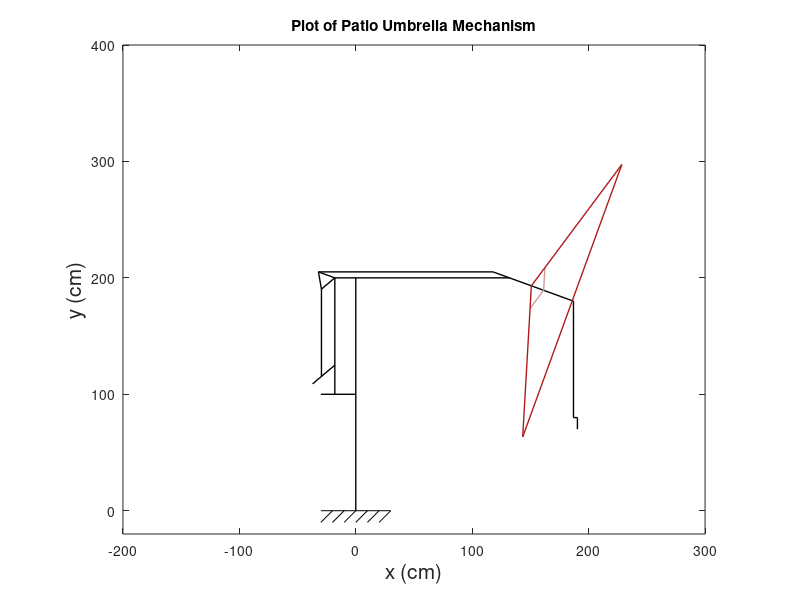
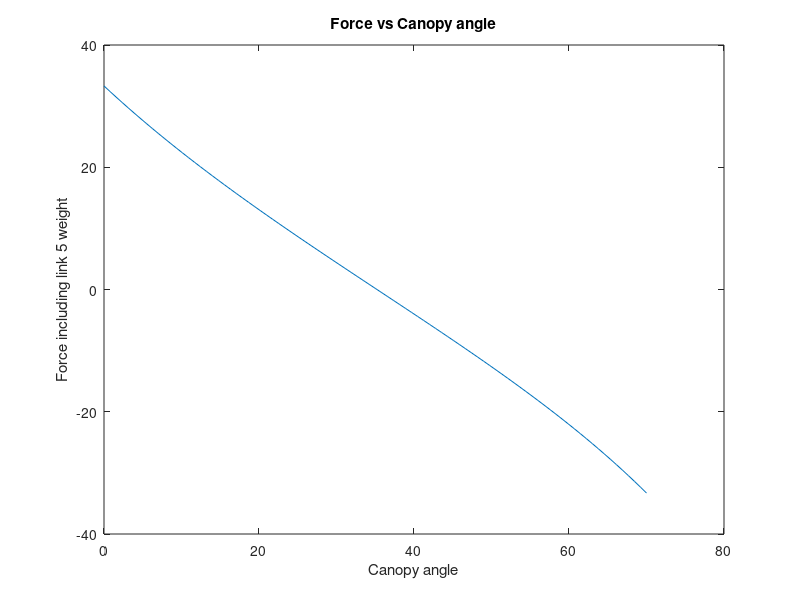

Write the MATLAB code that produced these figures, in order.
%%% MIE301 Lab 2
%%
close all;                                      % closes all figures
clear all;                                      % clears all variables from memory
clc;                                            % clears all calculations from the Matlab workspace

% Plot Parameters: these will be used to set the axis limits on the figure
xmin= -200;                                     % leftmost window edge
xmax= 300;                                      % rightmost window edge
ymin= -20;                                      % bottom window edge
ymax= 400;                                      % top window edge

% xmin= -100;                                   % leftmost window edge
% xmax= 200;                                    % rightmost window edge
% ymin= 100;                                    % bottom window edge
% ymax= 200;                                    % top window edge

%% Define Angles
increments = 91; % number of theta_2 configuration steps to calculate along mechanism rotation
deg = pi/180;
min_rot_2 = 170*deg;
max_rot_2 = 200*deg;
avg_rot_2 = (max_rot_2+min_rot_2)/2;

min_rot_4 = 150*deg;
max_rot_4 = 220*deg;

min_rot_11 = 20*deg;
%max_rot_11 = 690*deg;
max_rot_11 = 1000*deg;

onez = ones(1,increments);

temp_2a= linspace(min_rot_2,max_rot_2,increments);
temp_2b= linspace(min_rot_2,avg_rot_2,increments);
temp_4 = linspace(min_rot_4,max_rot_4,increments);
temp_11= linspace(max_rot_11,min_rot_11,increments);


% theta_2 = [temp_2a flip(temp_2a) temp_2b avg_rot_2*([onez onez onez])];
% theta_4 = [min_rot_4*([onez onez onez]) temp_4 max_rot_4*([onez onez])];
% theta_11= [max_rot_11*([onez onez onez onez]) temp_11 flip(temp_11)];

% Height and Canopy Angle
% theta_2 = [temp_2a flip(temp_2a) min_rot_2*([onez onez])];
% theta_4 = [min_rot_4*([onez onez]) temp_4 flip(temp_4)];
% theta_11= [max_rot_11*([onez onez onez onez])];

% Just canopy angle
theta_2 = [180*deg*([onez])];
theta_4 = [temp_4];
theta_11= [max_rot_11*([onez])];

%just height
% theta_2 = [temp_2a flip(temp_2a)];
% theta_4 = [min_rot_4*([onez onez])];
% theta_11= [max_rot_11*([onez onez])];

% Just Opening 
% theta_2 = [min_rot_2*onez];
% theta_4 = [min_rot_4*onez];
% theta_11= [temp_11];

% t= linspace (0,4,2*increments);
t= linspace (0,4,length(theta_2));
%% Define Link Lengths and ratios
L1  = 200;
L2  = 30;
L3  = 100;
L4  = 25;
L5  = 75;
L6  = 15;                            %length of EJ
L7  = 150;
L8  = L7;
L9  = 35;
L10A= 100;
L10B= 15;
L10C= 10;

L13 = 130;                           %canopy radius

OAB_ratio = L3/L1;                  % AB / OB
FDE_ratio = L5/L3;                  % FE / DE
ADC_ratio = 0.4;
GH_ratio = 0.4;                     % GH / GF
VT_ratio = 0.15;
MN_ratio = 2.1;

L11 = VT_ratio * L13;
L12 = L11;
theta_IEJ = 60*deg;                 % Angle IEJ
lead = 5/pi;                        % Centimeters of lead screw travel per radian. 
canopy_angle = theta_4-theta_IEJ;

g=9.81;
linear_weight_density = 0.0015*g;%N/cm          %Linear density of all the links except 3 and 5
lead_linear_density = 0.005;

w1 = linear_weight_density * L1;                                                                                   
w2 = linear_weight_density * L2;                                              
w3 = 16*g;                                               
w4 = linear_weight_density * L4;                                                
w5 = 33.302147602117415;                                                
w6 = linear_weight_density * (L6 + L4*(1-GH_ratio) + sqrt(L6^2 + (L4*(1-GH_ratio))^2- 2*L6*L4*(1-GH_ratio)*cos(theta_IEJ)));                                                
w7 = linear_weight_density * L7;                                                
w8 = linear_weight_density * L8;                                               
w9 = lead_linear_density * L9;                                                
w10A=linear_weight_density * (L10A);
w10B=linear_weight_density * (L10B);  
w10C=linear_weight_density * (L10C);             
w11 =linear_weight_density * L11;                                              
w12 =linear_weight_density * L12;                                               
w13 =linear_weight_density * L13;
w14 =w13;
         
w_tot = w1 + w2 + w3 + w4 + w5 + w6 +w7 + w8 + w9 + w10A +w10B + w10C + 4*w11 + 4*w12 + 8*w13;
W_canopy = w9 + 4*w11 + 4*w12 + 8*w13;

%% set up figure
figure(1);                         %create new figure
set(1,'WindowStyle','Docked')      %dock the figure
clr = 'Color';
LW = 'LineWidth';
clr1 = [0 0 0];
clr3 = [0.69 0.1 0.1];
clr4 = [0.84 0.6 0.6];
dot_clr = 'm.';
grnd_clr = [0 0 0];

animate = true;
%% Set up zero vectors just to speed up simulation, Ignore this section
if true
    Ox = zeros(1,length(theta_2));
    Oy = zeros(1,length(theta_2));
    Ax = zeros(1,length(theta_2));
    Ay = zeros(1,length(theta_2));
    Bx = zeros(1,length(theta_2));
    By = zeros(1,length(theta_2));
    Cx = zeros(1,length(theta_2));
    Cy = zeros(1,length(theta_2));
    Dx = zeros(1,length(theta_2));
    Dy = zeros(1,length(theta_2));
    Ex = zeros(1,length(theta_2));
    Ey = zeros(1,length(theta_2));
    Fx = zeros(1,length(theta_2));
    Fy = zeros(1,length(theta_2));
    Gy = zeros(1,length(theta_2));
    Gx = zeros(1,length(theta_2));
    Hx = zeros(1,length(theta_2));
    Hy = zeros(1,length(theta_2));
    Ix = zeros(1,length(theta_2));
    Iy = zeros(1,length(theta_2));
    Jx = zeros(1,length(theta_2));
    Jy = zeros(1,length(theta_2));
    Kx = zeros(1,length(theta_2));
    Ky = zeros(1,length(theta_2));
    Lx = zeros(1,length(theta_2));
    Ly = zeros(1,length(theta_2));
    Mx = zeros(1,length(theta_2));
    My = zeros(1,length(theta_2));
    Nx = zeros(1,length(theta_2));
    Ny = zeros(1,length(theta_2));
    Px = zeros(1,length(theta_2));
    Py = zeros(1,length(theta_2));
    Qx = zeros(1,length(theta_2));
    Qy = zeros(1,length(theta_2));
    Rx = zeros(1,length(theta_2));
    Ry = zeros(1,length(theta_2));
    Sx = zeros(1,length(theta_2));
    Sy = zeros(1,length(theta_2));
    Tx = zeros(1,length(theta_2));
    Ty = zeros(1,length(theta_2));
    Ux = zeros(1,length(theta_2));
    Uy = zeros(1,length(theta_2));
    Vx = zeros(1,length(theta_2));
    Vy = zeros(1,length(theta_2));
    Wx = zeros(1,length(theta_2));
    Wy = zeros(1,length(theta_2));
end

%% calculate mechanism motion
for i=1:length(theta_2)                               % step through motion of the mechanism
    
    % Set up Coordinates:
    Ox(i) = 0;                                  
    Oy(i) = 0;                                  
    Ax(i) = 0;                                                                     
    Ay(i) = L1 - L3;                                                               
    Bx(i) = 0;                                                  
    By(i) = L1;                                                     
    Cx(i) = Ax(i)+L2*cos(theta_2(i));                                    
    Cy(i) = Ay(i)+L2*sin(theta_2(i));                                    
    Dx(i) = ADC_ratio*Ax(i)+(1-ADC_ratio)*Cx(i);                                     
    Dy(i) = ADC_ratio*Ay(i)+(1-ADC_ratio)*Cy(i);                                     
    Ex(i) = Dx(i);                                     
    Ey(i) = Dy(i)+L3;                                     
    Fx(i) = Dx(i);                                     
    Fy(i) = Dy(i)+(1-FDE_ratio)*L3;                                
    Gy(i) = Fy(i)+L4*sin(theta_4(i));                                     
    Gx(i) = Fx(i)+L4*cos(theta_4(i));                                    
    Hx(i) = GH_ratio*Fx(i)+(1-GH_ratio)*Gx(i);                                     
    Hy(i) = GH_ratio*Fy(i)+(1-GH_ratio)*Gy(i);  
    Ix(i) = Hx(i);                                                                   
    Iy(i) = Hy(i)+L5;                                                                
    Jx(i) = Ex(i)+L6*cos(canopy_angle(i));                                     
    Jy(i) = Ey(i)+L6*sin(canopy_angle(i));                                      
    Kx(i) = Ex(i)-L8*cos(theta_2(i));                                     
    Ky(i) = Ey(i)-L8*sin(theta_2(i));                                     
    Lx(i) = Kx(i)+Jx(i)-Ex(i);                                     
    Ly(i) = Ky(i)+Jy(i)-Ey(i);                                     
    Mx(i) = Lx(i)-L9*cos(canopy_angle(i));                                     
    My(i) = Ly(i)-L9*sin(canopy_angle(i));                                     
    Nx(i) = Lx(i) + MN_ratio*(Mx(i)-Lx(i));                                  
    Ny(i) = Ly(i) + MN_ratio*(My(i)-Ly(i));
    Px(i) = Nx(i);                                     
    Py(i) = Ny(i)-L10A;                                     
    Qx(i) = Px(i)+L11*cos(theta_11(i));                                     
    Qy(i) = Py(i);                                     
    Rx(i) = Qx(i);                                    
    Ry(i) = Qy(i)-L10C;
    Sx(i) = Mx(i) - (2*L13*VT_ratio-lead*theta_11(i))*cos(canopy_angle(i));%
    Sy(i) = My(i) - (2*L13*VT_ratio-lead*theta_11(i))*sin(canopy_angle(i)); %                                    
    Tx(i) = ((Sx(i) + Mx(i))/2)+sqrt((L13*VT_ratio)^2-(L13*VT_ratio-0.5*lead*theta_11(i))^2)*sin(canopy_angle(i));%
    Ty(i) = ((Sy(i) + My(i))/2)-sqrt((L13*VT_ratio)^2-(L13*VT_ratio-0.5*lead*theta_11(i))^2)*cos(canopy_angle(i));%
    Ux(i) = ((Sx(i) + Mx(i))/2)-sqrt((L13*VT_ratio)^2-(L13*VT_ratio-0.5*lead*theta_11(i))^2)*sin(canopy_angle(i));%
    Uy(i) = ((Sy(i) + My(i))/2)+sqrt((L13*VT_ratio)^2-(L13*VT_ratio-0.5*lead*theta_11(i))^2)*cos(canopy_angle(i));%%
    Vx(i) = Mx(i) + (1/VT_ratio)*(Tx(i)-Mx(i)); %                                    
    Vy(i) = My(i) + (1/VT_ratio)*(Ty(i)-My(i)); %
    Wx(i) = Mx(i) + (1/VT_ratio)*(Ux(i)-Mx(i)); %                                  
    Wy(i) = My(i) + (1/VT_ratio)*(Uy(i)-My(i)); %


end

%% Plot Mechanism

for i=1:length(theta_2)
    %///////////////////////////////////////////////////////////////////////////
    %% Draw Points:
    if animate
        plot([-30,30],[0,0], clr, grnd_clr);                                % Clear graph and draw ground
        hold on;                                                            % redraw the current figure
        axis( [xmin xmax ymin ymax] );                                      % figure axis limits
        xlabel('x (cm)', 'fontsize', 15);                                   % axis label
        ylabel('y (cm)', 'fontsize', 15);                                   % axil label
        grid off;                                                           % add a grid to the figure
        axis equal;                                                         % make sure the figure is not stretched
        title('Plot of Patio Umbrella Mechanism');                          % add a title to the figure

        plot([-30,-20],[-10 0], clr, grnd_clr);                             % draw base pivot
        plot([-20 -10],[-10 0], clr, grnd_clr);                             % draw base pivot    
        plot([-10 000],[-10 0], clr, grnd_clr);                             % draw base pivot
        plot([000 010],[-10,0], clr, grnd_clr);                             % draw base pivot    
        plot([010 020],[-10 0], clr, grnd_clr);                             % draw base pivot
        plot([020 030],[-10,0], clr, grnd_clr);                             % draw base pivot



    %     plot(Ax(i), Ay(i), dot_clr);                                      % draw a point at A
    %     plot(Bx(i), By(i), dot_clr);                                      % draw a point at B
    %     plot(Cx(i), Cy(i), dot_clr);                                      % draw a point at C
    %     plot(Dx(i), Dy(i), dot_clr);                                      % draw a point at D
    %     plot(Ex(i), Ey(i), dot_clr);                                      % draw a point at E
    %     plot(Fx(i), Fy(i), dot_clr);                                      % draw a point at F
    %     plot(Gx(i), Gy(i), dot_clr);                                      % draw a point at G
    %     plot(Hx(i), Hy(i), dot_clr);                                      % draw a point at H
    %     plot(Ix(i), Iy(i), dot_clr);                                      % draw a point at I
    %     plot(Jx(i), Jy(i), dot_clr);                                      % draw a point at J
    %     plot(Kx(i), Ky(i), dot_clr);                                      % draw a point at K
    %     plot(Lx(i), Ly(i), dot_clr);                                      % draw a point at L
    %     plot(Mx(i), My(i), dot_clr);                                      % draw a point at M
    %     plot(Nx(i), Ny(i), dot_clr);                                      % draw a point at N
    %     plot(Ox(i), Oy(i), dot_clr);                                      % draw a point at O
    %     plot(Px(i), Py(i), dot_clr);                                      % draw a point at P
    %     plot(Qx(i), Qy(i), dot_clr);                                      % draw a point at Q
    %     plot(Rx(i), Ry(i), dot_clr);                                      % draw a point at R
    %     plot(Sx(i), Sy(i), dot_clr);                                      % draw a point at S
    %     plot(Tx(i), Ty(i), dot_clr);                                      % draw a point at T
    %     plot(Ux(i), Uy(i), dot_clr);                                      % draw a point at U
    %     plot(Vx(i), Vy(i), dot_clr);                                      % draw a point at V
    %     plot(Wx(i), Wy(i), dot_clr);                                      % draw a point at W


        %% Draw Links:
        plot([Ax(i) Cx(i)], [Ay(i) Cy(i)], clr, clr1, LW, 1 );              % Link2
        plot([Ox(i) Bx(i)], [Oy(i) By(i)], clr, clr1, LW, 1 );              % Link1
        plot([Dx(i) Ex(i)], [Dy(i) Ey(i)], clr, clr1, LW, 1 );              % Link3
        plot([Gx(i) Fx(i)], [Gy(i) Fy(i)], clr, clr1, LW, 1 );              % Link4
        plot([Hx(i) Ix(i)], [Hy(i) Iy(i)], clr, clr1, LW, 1 );              % Link5
        plot([Ix(i) Ex(i)], [Iy(i) Ey(i)], clr, clr1, LW, 1 );              % Link6
        plot([Ex(i) Jx(i)], [Ey(i) Jy(i)], clr, clr1, LW, 1 );              % Link6
        plot([Ix(i) Jx(i)], [Iy(i) Jy(i)], clr, clr1, LW, 1 );              % Link6
        plot([Jx(i) Lx(i)], [Jy(i) Ly(i)], clr, clr1, LW, 1 );              % Link7
        plot([Ex(i) Kx(i)], [Ey(i) Ky(i)], clr, clr1, LW, 1 );              % Link8
        plot([Lx(i) Nx(i)], [Ly(i) Ny(i)], clr, clr1, LW, 1 );              % Link9    
        plot([Nx(i) Px(i)], [Ny(i) Py(i)], clr, clr1, LW, 1 );              % Link10
        plot([Px(i) Qx(i)], [Py(i) Qy(i)], clr, clr1, LW, 1 );              % Link10
        plot([Qx(i) Rx(i)], [Qy(i) Ry(i)], clr, clr1, LW, 1 );              % Link10
        plot([Ux(i) Sx(i)], [Uy(i) Sy(i)], clr, clr4, LW, 1 );              % Link11
        plot([Tx(i) Sx(i)], [Ty(i) Sy(i)], clr, clr4, LW, 1 );              % Link12
        plot([Mx(i) Vx(i)], [My(i) Vy(i)], clr, clr3, LW, 1 );              % Link13
        plot([Mx(i) Wx(i)], [My(i) Wy(i)], clr, clr3, LW, 1 );              % Link14
        plot([Wx(i) Vx(i)], [Wy(i) Vy(i)], clr, clr3, LW, 1 );              % 15 Umbrella canopy bottom or outer ring
        
%         lengthL = num2str(sqrt((Mx(i)-Wx(i))^2+(My(i)-Wy(i))^2));
%         text(Mx(i)+0.4, Cy(i), lengthL , clr,'k');                        %Verify that the length stays constant
    end

    axis equal;                        % make sure the figure is not stretched
    axis( [xmin xmax ymin ymax] );          % figure axis limits
    pause(0.0); 
    
%     %% Compute Averages
    avg_001x(i) = (Ox(i) + Bx(i))/2;
    avg_001y(i) = (Oy(i) + By(i))/2;              % Link1
    avg_002x(i) = (Ax(i) + Cx(i))/2;
    avg_002y(i) = (Ay(i) + Cy(i))/2;              % Link2
    avg_003x(i) = (Dx(i) + Ex(i))/2;
    avg_003y(i) = (Dy(i) + Ey(i))/2;              % Link3
    avg_004x(i) = (Gx(i) + Fx(i))/2;
    avg_004y(i) = (Gy(i) + Fy(i))/2;              % Link4
    avg_005x(i) = (Hx(i) + Ix(i))/2;
    avg_005y(i) = (Hy(i) + Iy(i))/2;              % Link5
    avg_06ax(i) = (Ix(i) + Ex(i))/2;
    avg_06ay(i) = (Iy(i) + Ey(i))/2;              % Link6
    avg_06bx(i) = (Ex(i) + Jx(i))/2;
    avg_06by(i) = (Ey(i) + Jy(i))/2;              % Link6
    avg_06cx(i) = (Ix(i) + Jx(i))/2;
    avg_06cy(i) = (Iy(i) + Jy(i))/2;              % Link6
    avg_007x(i) = (Jx(i) + Lx(i))/2;
    avg_007y(i) = (Jy(i) + Ly(i))/2;              % Link7
    avg_008x(i) = (Ex(i) + Kx(i))/2;
    avg_008y(i) = (Ey(i) + Ky(i))/2;              % Link8
    avg_009x(i) = (Lx(i) + Nx(i))/2;
    avg_009y(i) = (Ly(i) + Ny(i))/2;              % Link9    
    avg_10ax(i) = (Nx(i) + Px(i))/2;
    avg_10ay(i) = (Ny(i) + Py(i))/2;              % Link10
    avg_10bx(i) = (Px(i) + Qx(i))/2;
    avg_10by(i) = (Py(i) + Qy(i))/2;              % Link10
    avg_10cx(i) = (Qx(i) + Rx(i))/2;
    avg_10cy(i) = (Qy(i) + Ry(i))/2;              % Link10
    avg_011x(i) = (Ux(i) + Sx(i))/2;
    avg_011y(i) = (Uy(i) + Sy(i))/2;              % Link11
    avg_012x(i) = (Tx(i) + Sx(i))/2;
    avg_012y(i) = (Ty(i) + Sy(i))/2;              % Link12
    avg_013x(i) = (Mx(i) + Vx(i))/2;
    avg_013y(i) = (My(i) + Vy(i))/2;              % Link13
    avg_014x(i) = (Mx(i) + Wx(i))/2;
    avg_014y(i) = (My(i) + Wy(i))/2;              % Link14
    avg_015x(i) = (Wx(i) + Vx(i))/2;
    avg_015y(i) = (Wy(i) + Vy(i))/2;              %15   
%     %hold on;                          % draw on top of the current figure
% 
%     %% Plot averages of each link just to show that they make sense
    if false
        plot(avg_001x(i), avg_001y(i), dot_clr);                                      % draw a point at E
        plot(avg_002x(i), avg_002y(i), dot_clr);                                      % draw a point at E
        plot(avg_003x(i), avg_003y(i), dot_clr);                                      % draw a point at E
        plot(avg_004x(i), avg_004y(i), dot_clr);                                      % draw a point at E
        plot(avg_005x(i), avg_005y(i), dot_clr);                                      % draw a point at E
        plot(avg_06ax(i), avg_06ay(i), dot_clr);                                      % draw a point at E
        plot(avg_06bx(i), avg_06by(i), dot_clr);                                      % draw a point at E
        plot(avg_06cx(i), avg_06cy(i), dot_clr);                                      % draw a point at E
        plot(avg_007x(i), avg_007y(i), dot_clr);                                      % draw a point at E
        plot(avg_008x(i), avg_008y(i), dot_clr);                                      % draw a point at E
        plot(avg_009x(i), avg_009y(i), dot_clr);                                      % draw a point at E
        plot(avg_10ax(i), avg_10ay(i), dot_clr);                                      % draw a point at E
        plot(avg_10bx(i), avg_10by(i), dot_clr);                                      % draw a point at E
        plot(avg_10cx(i), avg_10cy(i), dot_clr);   
        plot(avg_011x(i), avg_011y(i), dot_clr);   
        plot(avg_012x(i), avg_012y(i), dot_clr);   
        plot(avg_013x(i), avg_013y(i), dot_clr);   
        plot(avg_014x(i), avg_014y(i), dot_clr);   
        plot(avg_015x(i), avg_015y(i), dot_clr);   
    end
    
%     %% Find h_cg
    y_avg(i) = 0;
    y_avg(i) = y_avg(i) + w1*avg_001x(i);
    y_avg(i) = y_avg(i) + w2*avg_002x(i);
    y_avg(i) = y_avg(i) + w3*avg_003x(i);
    y_avg(i) = y_avg(i) + w4*avg_004x(i);
    y_avg(i) = y_avg(i) + w5*avg_005x(i);
    y_avg(i) = y_avg(i) + w6*avg_06ax(i);
    y_avg(i) = y_avg(i) + w6*avg_06bx(i);
    y_avg(i) = y_avg(i) + w6*avg_06cx(i);
    y_avg(i) = y_avg(i) + w7*avg_007x(i);
    y_avg(i) = y_avg(i) + w7*avg_008x(i);
    y_avg(i) = y_avg(i) + w9*avg_009x(i);
    y_avg(i) = y_avg(i) + w10A*avg_10ax(i);
    y_avg(i) = y_avg(i) + w10B*avg_10bx(i);
    y_avg(i) = y_avg(i) + w10C*avg_10cx(i);
    y_avg(i) = y_avg(i) + 4*w11*avg_011x(i);
    y_avg(i) = y_avg(i) + 4*w12*avg_012x(i);
    y_avg(i) = y_avg(i) + 4*w13*avg_013x(i);
    y_avg(i) = y_avg(i) + 4*w14*avg_014x(i);
    y_avg(i) = y_avg(i) / w_tot;
    
    C = (y_avg(i)-y_avg(i))/(Sy(i)-Sy(1));
    
    if animate                                  
%         plot(-100, y_avg, dot_clr);        % draw a point at y_Avg
        axis equal;                        % make sure the figure is not stretched
        axis([xmin xmax ymin ymax]);       % figure axis limits
        pause(0.0);
        hold off;
    end
end

%% Calculate the Force required for link 5 for range of canopy angles
F1 = zeros(1,length(theta_2));
for i = 1:length(theta_2)
    
    x_avg_canopy(i) = 0;        %CG of canopy
    x_avg_canopy(i) = x_avg_canopy(i) + w9*avg_009x(i);
    x_avg_canopy(i) = x_avg_canopy(i) + w10A*avg_10ax(i);
    x_avg_canopy(i) = x_avg_canopy(i) + w10B*avg_10bx(i);
    x_avg_canopy(i) = x_avg_canopy(i) + w10C*avg_10cx(i);
    x_avg_canopy(i) = x_avg_canopy(i) + 4*w11*avg_011x(i);
    x_avg_canopy(i) = x_avg_canopy(i) + 4*w12*avg_012x(i);
    x_avg_canopy(i) = x_avg_canopy(i) + 4*w13*avg_013x(i);
    x_avg_canopy(i) = x_avg_canopy(i) + 4*w14*avg_014x(i);
    x_avg_canopy(i) = x_avg_canopy(i) / (W_canopy+w10A+w10B+w10C);

    y_avg_canopy(i) = 0;        %CG of canopy
    y_avg_canopy(i) = y_avg_canopy(i) + w9*avg_009y(i);
    y_avg_canopy(i) = y_avg_canopy(i) + w10A*avg_10ay(i);
    y_avg_canopy(i) = y_avg_canopy(i) + w10B*avg_10by(i);
    y_avg_canopy(i) = y_avg_canopy(i) + w10C*avg_10cy(i);
    y_avg_canopy(i) = y_avg_canopy(i) + 4*w11*avg_011y(i);
    y_avg_canopy(i) = y_avg_canopy(i) + 4*w12*avg_012y(i);
    y_avg_canopy(i) = y_avg_canopy(i) + 4*w13*avg_013y(i);
    y_avg_canopy(i) = y_avg_canopy(i) + 4*w14*avg_014y(i);
    y_avg_canopy(i) = y_avg_canopy(i) / (W_canopy+w10A+w10B+w10C);


    %Two force analysis calculation of vertical force input on link 5
    
    F1(i) = (W_canopy+w10A+w10B+w10C)*sqrt((x_avg_canopy(i)-Kx(i))^2+(y_avg_canopy(i)-Ky(i))^2)*cos(canopy_angle(i))/(Fx(i)-Hx(i));
end

figure(3);                         %create new figure
set(3,'WindowStyle','Docked')      %dock the figure
plot(canopy_angle/deg-90,F1+w5);
title("Force vs Canopy angle");
xlabel("Canopy angle");
ylabel("Force including link 5 weight")

